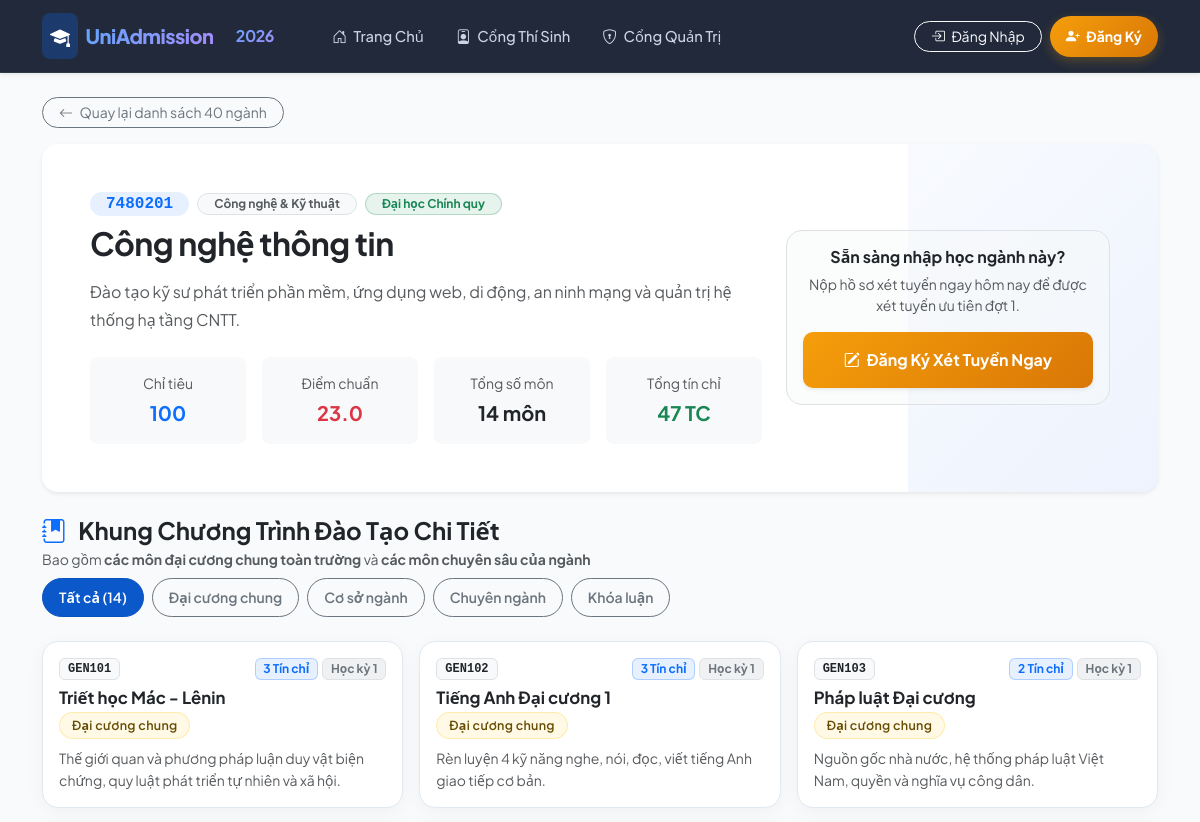
The app's page /majors/1 (upper part), older data.
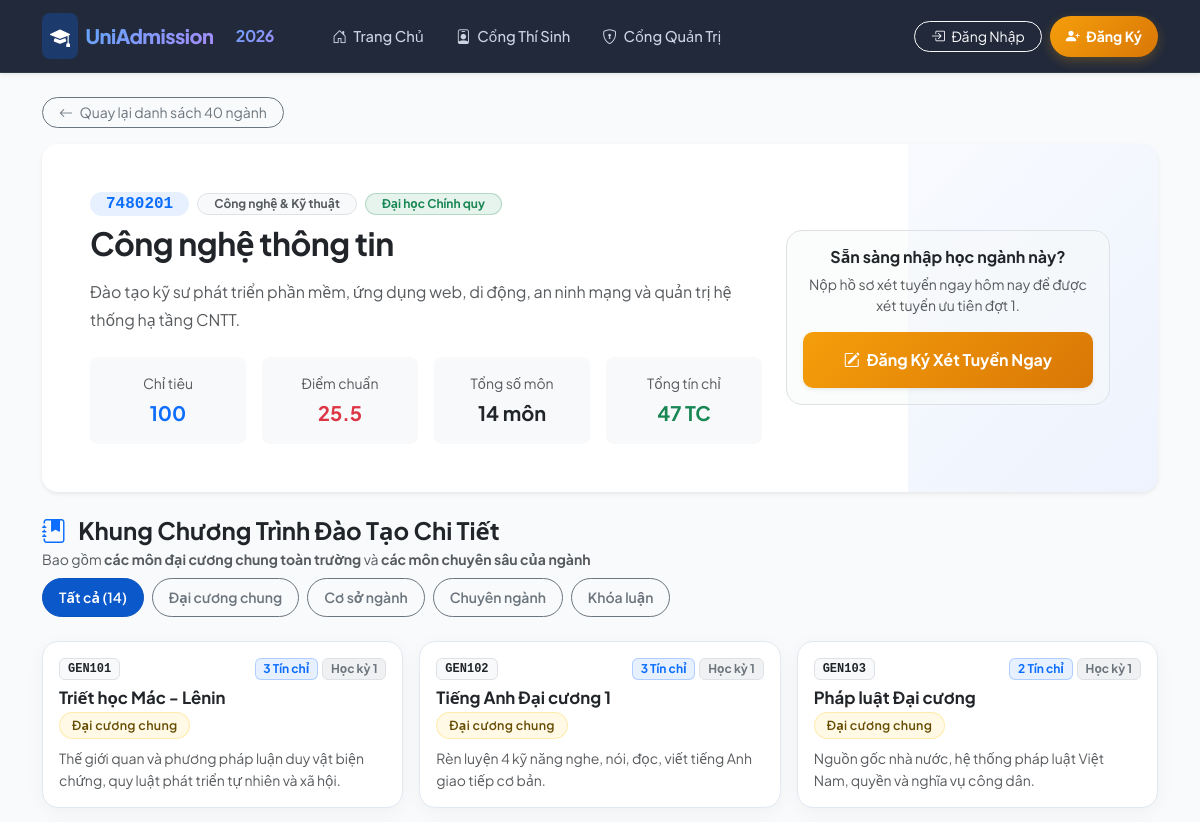
The same page, newer data.
### app/models.py (models this page shows)
class Major(Base):
    __tablename__ = "majors"
    id = Column(Integer, primary_key=True, index=True)
    code = Column(String(20), unique=True, index=True, nullable=False) # VD: 7480201 (CNTT)
    name = Column(String(200), nullable=False)                         # Công nghệ thông tin
    category = Column(String(100), default="Công nghệ & Kỹ thuật")     # Khối ngành
    description = Column(Text, nullable=True)                          # Giới thiệu ngành học & chuẩn đầu ra
    quota = Column(Integer, default=50)                               # Chỉ tiêu tuyển sinh
    benchmark_score = Column(Float, default=0.0)                      # Điểm chuẩn trúng tuyển (sau lọc ảo)
    applications = relationship("AdmissionApplication", back_populates="major", foreign_keys="[AdmissionApplication.major_id]")
    applications_nv2 = relationship("AdmissionApplication", back_populates="major_nv2", foreign_keys="[AdmissionApplication.major_nv2_id]")
    subjects = relationship("Subject", back_populates="major", cascade="all, delete-orphan")

### app/routers/web_views.py (the view)
@router.get("/majors/{major_id}")
def major_detail_page(major_id: int, request: Request, db: Session = Depends(get_db)):
    user = get_current_user(request, db)
    major = db.query(Major).filter(Major.id == major_id).first()
    if not major:
        raise HTTPException(status_code=404, detail="Không tìm thấy ngành học!")
    subjects = db.query(Subject).filter(Subject.major_id == major_id).order_by(Subject.semester, Subject.code).all()
    total_credits = sum(s.credits for s in subjects)
    return templates.TemplateResponse("major_detail.html", {
        "request": request,
        "user": user,
        "major": major,
        "subjects": subjects,
        "total_credits": total_credits
    })

### app/database.py (called while the page is built)
def get_db():
    db = SessionLocal()
    try:
        yield db
    finally:
        db.close()

### app/routers/web_views.py (called while the page is built)
def get_current_user(request: Request, db: Session):
    user_id = request.cookies.get("user_id")
    if not user_id:
        return None
    try:
        return db.query(User).filter(User.id == int(user_id)).first()
    except:
        return None

### app/templates/major_detail.html (shortened to what the changed rows need)
{% extends "base.html" %}
{% block content %}
<div class="mb-4">
    <div class="card card-modern p-4 p-lg-5 bg-white border-0 shadow-sm mb-4 position-relative overflow-hidden">
        <div class="row align-items-center position-relative">
            <div class="col-lg-8">
                <div class="d-flex align-items-center gap-2 mb-2">
                    <span class="badge bg-primary bg-opacity-10 text-primary font-monospace fs-6 px-3 py-1 rounded-pill fw-bold">{{ major.code }}</span>
                    <span class="badge bg-light text-muted border px-3 py-1 rounded-pill">{{ major.category }}</span>
                    <span class="badge bg-success bg-opacity-10 text-success border border-success border-opacity-25 px-3 py-1 rounded-pill">Đại học Chính quy</span>
                </div>
                <h2 class="fw-bold text-dark mb-3 mt-1" style="letter-spacing: -0.5px;">{{ major.name }}</h2>
                <p class="text-muted fs-6 mb-4" style="line-height: 1.7; max-width: 680px;">{{ major.description }}</p>
                <div class="row g-3 text-muted">
                    <div class="col-6 col-sm-3">
                        <div class="p-3 rounded-3 bg-light text-center">
                            <div class="small text-muted mb-1">Chỉ tiêu</div>
                            <strong class="text-primary fs-5">{{ major.quota }}</strong>
                        </div>
                    </div>
                    <div class="col-6 col-sm-3">
                        <div class="p-3 rounded-3 bg-light text-center">
                            <div class="small text-muted mb-1">Điểm chuẩn</div>
                            <strong class="text-danger fs-5">{{ major.benchmark_score if major.benchmark_score > 0 else 'Đang cập nhật' }}</strong>
                        </div>
                    </div>
                    <div class="col-6 col-sm-3">
                    </div>
                    <div class="col-6 col-sm-3">
                    </div>
                </div>
            </div>
        </div>
    </div>
</div>
{% endblock %}

Row changes from the older to the newer data that the page shows:
changed Major "Công nghệ thông tin": benchmark_score "23.0" → "25.5"
